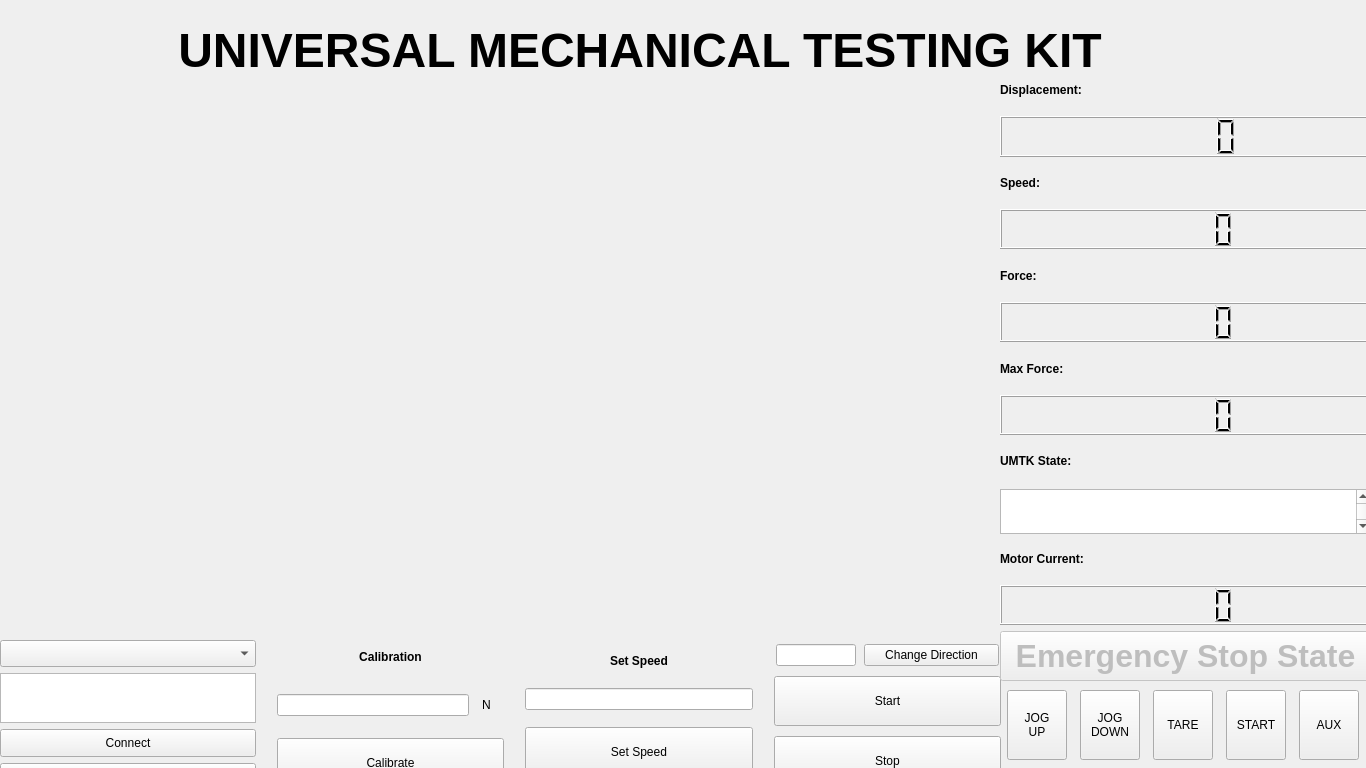
<?xml version="1.0" encoding="UTF-8"?>
<ui version="4.0">
 <class>MainWindow</class>
 <widget class="QMainWindow" name="MainWindow">
  <property name="geometry">
   <rect>
    <x>0</x>
    <y>0</y>
    <width>1366</width>
    <height>768</height>
   </rect>
  </property>
  <property name="windowTitle">
   <string>MainWindow</string>
  </property>
  <widget class="QWidget" name="centralwidget">
   <widget class="QWidget" name="horizontalLayoutWidget">
    <property name="geometry">
     <rect>
      <x>0</x>
      <y>640</y>
      <width>1001</width>
      <height>150</height>
     </rect>
    </property>
    <layout class="QHBoxLayout" name="horizontalLayout">
     <item>
      <layout class="QVBoxLayout" name="verticalLayout_7">
       <item>
        <widget class="QComboBox" name="portsDropdown">
         <property name="maximumSize">
          <size>
           <width>16777215</width>
           <height>50</height>
          </size>
         </property>
        </widget>
       </item>
       <item>
        <widget class="QTextBrowser" name="textBrowser">
         <property name="sizePolicy">
          <sizepolicy hsizetype="Fixed" vsizetype="Expanding">
           <horstretch>0</horstretch>
           <verstretch>0</verstretch>
          </sizepolicy>
         </property>
         <property name="maximumSize">
          <size>
           <width>330</width>
           <height>50</height>
          </size>
         </property>
         <property name="inputMethodHints">
          <set>Qt::InputMethodHint::ImhUppercaseOnly</set>
         </property>
        </widget>
       </item>
       <item>
        <widget class="QPushButton" name="connectPort_but">
         <property name="maximumSize">
          <size>
           <width>16777215</width>
           <height>50</height>
          </size>
         </property>
         <property name="text">
          <string>Connect</string>
         </property>
        </widget>
       </item>
       <item>
        <widget class="QPushButton" name="disconnectPort_but">
         <property name="maximumSize">
          <size>
           <width>16777215</width>
           <height>50</height>
          </size>
         </property>
         <property name="text">
          <string>Disconnect</string>
         </property>
        </widget>
       </item>
      </layout>
     </item>
     <item>
      <spacer name="horizontalSpacer_5">
       <property name="orientation">
        <enum>Qt::Orientation::Horizontal</enum>
       </property>
       <property name="sizeType">
        <enum>QSizePolicy::Policy::Fixed</enum>
       </property>
       <property name="sizeHint" stdset="0">
        <size>
         <width>15</width>
         <height>20</height>
        </size>
       </property>
      </spacer>
     </item>
     <item>
      <layout class="QVBoxLayout" name="verticalLayout">
       <item>
        <widget class="QLabel" name="calibration">
         <property name="maximumSize">
          <size>
           <width>16777215</width>
           <height>30</height>
          </size>
         </property>
         <property name="font">
          <font>
           <bold>true</bold>
          </font>
         </property>
         <property name="text">
          <string>&lt;html&gt;&lt;head/&gt;&lt;body&gt;&lt;p&gt;Calibration&lt;/p&gt;&lt;/body&gt;&lt;/html&gt;</string>
         </property>
         <property name="alignment">
          <set>Qt::AlignmentFlag::AlignCenter</set>
         </property>
        </widget>
       </item>
       <item>
        <layout class="QHBoxLayout" name="horizontalLayout_2">
         <property name="spacing">
          <number>0</number>
         </property>
         <property name="sizeConstraint">
          <enum>QLayout::SizeConstraint::SetMinAndMaxSize</enum>
         </property>
         <property name="bottomMargin">
          <number>0</number>
         </property>
         <item>
          <widget class="QLineEdit" name="calibration_inLine">
           <property name="sizePolicy">
            <sizepolicy hsizetype="Maximum" vsizetype="Fixed">
             <horstretch>0</horstretch>
             <verstretch>0</verstretch>
            </sizepolicy>
           </property>
           <property name="maximumSize">
            <size>
             <width>320</width>
             <height>16777215</height>
            </size>
           </property>
           <property name="inputMask">
            <string/>
           </property>
           <property name="text">
            <string/>
           </property>
          </widget>
         </item>
         <item>
          <widget class="QLabel" name="newtons">
           <property name="maximumSize">
            <size>
             <width>35</width>
             <height>50</height>
            </size>
           </property>
           <property name="text">
            <string>N</string>
           </property>
           <property name="alignment">
            <set>Qt::AlignmentFlag::AlignCenter</set>
           </property>
          </widget>
         </item>
        </layout>
       </item>
       <item>
        <widget class="QPushButton" name="calibration_but">
         <property name="maximumSize">
          <size>
           <width>16777215</width>
           <height>50</height>
          </size>
         </property>
         <property name="text">
          <string>Calibrate</string>
         </property>
        </widget>
       </item>
      </layout>
     </item>
     <item>
      <spacer name="horizontalSpacer_6">
       <property name="orientation">
        <enum>Qt::Orientation::Horizontal</enum>
       </property>
       <property name="sizeType">
        <enum>QSizePolicy::Policy::Fixed</enum>
       </property>
       <property name="sizeHint" stdset="0">
        <size>
         <width>15</width>
         <height>20</height>
        </size>
       </property>
      </spacer>
     </item>
     <item>
      <layout class="QVBoxLayout" name="verticalLayout_5">
       <property name="sizeConstraint">
        <enum>QLayout::SizeConstraint::SetMaximumSize</enum>
       </property>
       <item>
        <widget class="QLabel" name="label">
         <property name="maximumSize">
          <size>
           <width>16777215</width>
           <height>20</height>
          </size>
         </property>
         <property name="font">
          <font>
           <bold>true</bold>
          </font>
         </property>
         <property name="text">
          <string>&lt;html&gt;&lt;head/&gt;&lt;body&gt;&lt;p&gt;Set Speed&lt;/p&gt;&lt;/body&gt;&lt;/html&gt;</string>
         </property>
         <property name="alignment">
          <set>Qt::AlignmentFlag::AlignCenter</set>
         </property>
        </widget>
       </item>
       <item>
        <layout class="QHBoxLayout" name="horizontalLayout_4">
         <property name="spacing">
          <number>0</number>
         </property>
         <property name="sizeConstraint">
          <enum>QLayout::SizeConstraint::SetMinAndMaxSize</enum>
         </property>
         <property name="bottomMargin">
          <number>0</number>
         </property>
         <item>
          <widget class="QLineEdit" name="setSpeed_inLine">
           <property name="sizePolicy">
            <sizepolicy hsizetype="Maximum" vsizetype="Fixed">
             <horstretch>0</horstretch>
             <verstretch>0</verstretch>
            </sizepolicy>
           </property>
           <property name="maximumSize">
            <size>
             <width>329</width>
             <height>16777215</height>
            </size>
           </property>
          </widget>
         </item>
        </layout>
       </item>
       <item>
        <widget class="QPushButton" name="setSpeed_but">
         <property name="maximumSize">
          <size>
           <width>16777215</width>
           <height>50</height>
          </size>
         </property>
         <property name="text">
          <string>Set Speed</string>
         </property>
        </widget>
       </item>
      </layout>
     </item>
     <item>
      <spacer name="horizontalSpacer_3">
       <property name="orientation">
        <enum>Qt::Orientation::Horizontal</enum>
       </property>
       <property name="sizeType">
        <enum>QSizePolicy::Policy::Fixed</enum>
       </property>
       <property name="sizeHint" stdset="0">
        <size>
         <width>15</width>
         <height>20</height>
        </size>
       </property>
      </spacer>
     </item>
     <item>
      <layout class="QVBoxLayout" name="verticalLayout_6">
       <item>
        <layout class="QHBoxLayout" name="horizontalLayout_3">
         <item>
          <widget class="QLineEdit" name="changeDirection_inLine">
           <property name="sizePolicy">
            <sizepolicy hsizetype="Maximum" vsizetype="Fixed">
             <horstretch>0</horstretch>
             <verstretch>0</verstretch>
            </sizepolicy>
           </property>
           <property name="maximumSize">
            <size>
             <width>80</width>
             <height>16777215</height>
            </size>
           </property>
          </widget>
         </item>
         <item>
          <widget class="QPushButton" name="changeDirection_but">
           <property name="maximumSize">
            <size>
             <width>135</width>
             <height>16777215</height>
            </size>
           </property>
           <property name="text">
            <string>Change Direction</string>
           </property>
          </widget>
         </item>
        </layout>
       </item>
       <item>
        <widget class="QPushButton" name="start_but_2">
         <property name="maximumSize">
          <size>
           <width>16777215</width>
           <height>50</height>
          </size>
         </property>
         <property name="text">
          <string>Start</string>
         </property>
        </widget>
       </item>
       <item>
        <widget class="QPushButton" name="stop_but">
         <property name="maximumSize">
          <size>
           <width>16777215</width>
           <height>50</height>
          </size>
         </property>
         <property name="text">
          <string>Stop</string>
         </property>
        </widget>
       </item>
      </layout>
     </item>
    </layout>
   </widget>
   <widget class="QWidget" name="graphDisplay" native="true">
    <property name="geometry">
     <rect>
      <x>-20</x>
      <y>90</y>
      <width>1041</width>
      <height>551</height>
     </rect>
    </property>
   </widget>
   <widget class="QWidget" name="verticalLayoutWidget_2">
    <property name="geometry">
     <rect>
      <x>1000</x>
      <y>70</y>
      <width>371</width>
      <height>611</height>
     </rect>
    </property>
    <layout class="QVBoxLayout" name="display">
     <item>
      <widget class="QLabel" name="displacement">
       <property name="font">
        <font>
         <bold>true</bold>
        </font>
       </property>
       <property name="text">
        <string>Displacement:</string>
       </property>
      </widget>
     </item>
     <item>
      <widget class="QLCDNumber" name="displacementLCD"/>
     </item>
     <item>
      <widget class="QLabel" name="speed">
       <property name="font">
        <font>
         <bold>true</bold>
        </font>
       </property>
       <property name="text">
        <string>Speed:</string>
       </property>
      </widget>
     </item>
     <item>
      <widget class="QLCDNumber" name="speedLCD"/>
     </item>
     <item>
      <widget class="QLabel" name="force">
       <property name="font">
        <font>
         <bold>true</bold>
        </font>
       </property>
       <property name="text">
        <string>Force:</string>
       </property>
      </widget>
     </item>
     <item>
      <widget class="QLCDNumber" name="forceLCD"/>
     </item>
     <item>
      <widget class="QLabel" name="maxForce">
       <property name="font">
        <font>
         <bold>true</bold>
        </font>
       </property>
       <property name="toolTip">
        <string/>
       </property>
       <property name="text">
        <string>Max Force:</string>
       </property>
      </widget>
     </item>
     <item>
      <widget class="QLCDNumber" name="maxForceLCD"/>
     </item>
     <item>
      <widget class="QLabel" name="umtkSate">
       <property name="font">
        <font>
         <bold>true</bold>
        </font>
       </property>
       <property name="text">
        <string>UMTK State:</string>
       </property>
      </widget>
     </item>
     <item>
      <widget class="QTextBrowser" name="textBrowser_2">
       <property name="minimumSize">
        <size>
         <width>0</width>
         <height>45</height>
        </size>
       </property>
       <property name="maximumSize">
        <size>
         <width>16777215</width>
         <height>40</height>
        </size>
       </property>
       <property name="font">
        <font>
         <pointsize>24</pointsize>
         <bold>true</bold>
        </font>
       </property>
       <property name="inputMethodHints">
        <set>Qt::InputMethodHint::ImhUppercaseOnly</set>
       </property>
       <property name="html">
        <string>&lt;!DOCTYPE HTML PUBLIC &quot;-//W3C//DTD HTML 4.0//EN&quot; &quot;http://www.w3.org/TR/REC-html40/strict.dtd&quot;&gt;
&lt;html&gt;&lt;head&gt;&lt;meta name=&quot;qrichtext&quot; content=&quot;1&quot; /&gt;&lt;meta charset=&quot;utf-8&quot; /&gt;&lt;style type=&quot;text/css&quot;&gt;
p, li { white-space: pre-wrap; }
hr { height: 1px; border-width: 0; }
li.unchecked::marker { content: &quot;\2610&quot;; }
li.checked::marker { content: &quot;\2612&quot;; }
&lt;/style&gt;&lt;/head&gt;&lt;body style=&quot; font-family:'Cantarell'; font-size:24pt; font-weight:700; font-style:normal;&quot;&gt;
&lt;p align=&quot;center&quot; style=&quot;-qt-paragraph-type:empty; margin-top:0px; margin-bottom:0px; margin-left:0px; margin-right:0px; -qt-block-indent:0; text-indent:0px; font-family:'.AppleSystemUIFont'; font-weight:600;&quot;&gt;&lt;br /&gt;&lt;/p&gt;&lt;/body&gt;&lt;/html&gt;</string>
       </property>
      </widget>
     </item>
     <item>
      <widget class="QLabel" name="motorCurrent_label">
       <property name="maximumSize">
        <size>
         <width>16777215</width>
         <height>70</height>
        </size>
       </property>
       <property name="font">
        <font>
         <bold>true</bold>
        </font>
       </property>
       <property name="text">
        <string>Motor Current:</string>
       </property>
      </widget>
     </item>
     <item>
      <widget class="QLCDNumber" name="motorCurrent_display"/>
     </item>
     <item>
      <widget class="QPushButton" name="eStop_display">
       <property name="enabled">
        <bool>false</bool>
       </property>
       <property name="minimumSize">
        <size>
         <width>0</width>
         <height>50</height>
        </size>
       </property>
       <property name="maximumSize">
        <size>
         <width>16777215</width>
         <height>150</height>
        </size>
       </property>
       <property name="font">
        <font>
         <pointsize>24</pointsize>
         <bold>true</bold>
        </font>
       </property>
       <property name="text">
        <string>Emergency Stop State</string>
       </property>
      </widget>
     </item>
    </layout>
   </widget>
   <widget class="QWidget" name="horizontalLayoutWidget_3">
    <property name="geometry">
     <rect>
      <x>1000</x>
      <y>680</y>
      <width>371</width>
      <height>91</height>
     </rect>
    </property>
    <layout class="QHBoxLayout" name="buttonStatus">
     <item>
      <widget class="QPushButton" name="up_but">
       <property name="enabled">
        <bool>true</bool>
       </property>
       <property name="maximumSize">
        <size>
         <width>60</width>
         <height>70</height>
        </size>
       </property>
       <property name="font">
        <font>
         <pointsize>9</pointsize>
        </font>
       </property>
       <property name="mouseTracking">
        <bool>false</bool>
       </property>
       <property name="inputMethodHints">
        <set>Qt::InputMethodHint::ImhNone</set>
       </property>
       <property name="text">
        <string>JOG 
UP</string>
       </property>
      </widget>
     </item>
     <item>
      <widget class="QPushButton" name="down_but">
       <property name="maximumSize">
        <size>
         <width>60</width>
         <height>70</height>
        </size>
       </property>
       <property name="font">
        <font>
         <pointsize>9</pointsize>
        </font>
       </property>
       <property name="text">
        <string>JOG 
DOWN</string>
       </property>
      </widget>
     </item>
     <item>
      <widget class="QPushButton" name="tare_but">
       <property name="maximumSize">
        <size>
         <width>60</width>
         <height>70</height>
        </size>
       </property>
       <property name="font">
        <font>
         <pointsize>9</pointsize>
        </font>
       </property>
       <property name="text">
        <string>TARE</string>
       </property>
      </widget>
     </item>
     <item>
      <widget class="QPushButton" name="start_but">
       <property name="maximumSize">
        <size>
         <width>60</width>
         <height>70</height>
        </size>
       </property>
       <property name="font">
        <font>
         <pointsize>9</pointsize>
        </font>
       </property>
       <property name="text">
        <string>START</string>
       </property>
      </widget>
     </item>
     <item>
      <widget class="QPushButton" name="aux_but">
       <property name="maximumSize">
        <size>
         <width>60</width>
         <height>70</height>
        </size>
       </property>
       <property name="font">
        <font>
         <pointsize>9</pointsize>
        </font>
       </property>
       <property name="text">
        <string>AUX</string>
       </property>
      </widget>
     </item>
    </layout>
   </widget>
   <widget class="QWidget" name="horizontalLayoutWidget_4">
    <property name="geometry">
     <rect>
      <x>0</x>
      <y>0</y>
      <width>1361</width>
      <height>102</height>
     </rect>
    </property>
    <layout class="QHBoxLayout" name="horizontalLayout_5">
     <item>
      <spacer name="horizontalSpacer_2">
       <property name="orientation">
        <enum>Qt::Orientation::Horizontal</enum>
       </property>
       <property name="sizeHint" stdset="0">
        <size>
         <width>40</width>
         <height>20</height>
        </size>
       </property>
      </spacer>
     </item>
     <item>
      <widget class="QLabel" name="bannerName">
       <property name="sizePolicy">
        <sizepolicy hsizetype="Fixed" vsizetype="Fixed">
         <horstretch>0</horstretch>
         <verstretch>0</verstretch>
        </sizepolicy>
       </property>
       <property name="font">
        <font>
         <pointsize>36</pointsize>
         <bold>true</bold>
        </font>
       </property>
       <property name="layoutDirection">
        <enum>Qt::LayoutDirection::LeftToRight</enum>
       </property>
       <property name="autoFillBackground">
        <bool>false</bool>
       </property>
       <property name="styleSheet">
        <string notr="true"/>
       </property>
       <property name="text">
        <string>&lt;html&gt;&lt;head/&gt;&lt;body&gt;&lt;p&gt;UNIVERSAL MECHANICAL TESTING KIT&lt;/p&gt;&lt;/body&gt;&lt;/html&gt;</string>
       </property>
       <property name="alignment">
        <set>Qt::AlignmentFlag::AlignCenter</set>
       </property>
      </widget>
     </item>
     <item>
      <spacer name="horizontalSpacer">
       <property name="orientation">
        <enum>Qt::Orientation::Horizontal</enum>
       </property>
       <property name="sizeHint" stdset="0">
        <size>
         <width>40</width>
         <height>20</height>
        </size>
       </property>
      </spacer>
     </item>
     <item>
      <widget class="QLabel" name="cat_2">
       <property name="enabled">
        <bool>true</bool>
       </property>
       <property name="sizePolicy">
        <sizepolicy hsizetype="Fixed" vsizetype="Fixed">
         <horstretch>0</horstretch>
         <verstretch>0</verstretch>
        </sizepolicy>
       </property>
       <property name="minimumSize">
        <size>
         <width>70</width>
         <height>70</height>
        </size>
       </property>
       <property name="maximumSize">
        <size>
         <width>100</width>
         <height>100</height>
        </size>
       </property>
       <property name="layoutDirection">
        <enum>Qt::LayoutDirection::RightToLeft</enum>
       </property>
       <property name="text">
        <string/>
       </property>
       <property name="pixmap">
        <pixmap>img/cat_1k.png</pixmap>
       </property>
       <property name="scaledContents">
        <bool>true</bool>
       </property>
       <property name="alignment">
        <set>Qt::AlignmentFlag::AlignCenter</set>
       </property>
      </widget>
     </item>
     <item>
      <spacer name="horizontalSpacer_4">
       <property name="orientation">
        <enum>Qt::Orientation::Horizontal</enum>
       </property>
       <property name="sizeType">
        <enum>QSizePolicy::Policy::Preferred</enum>
       </property>
       <property name="sizeHint" stdset="0">
        <size>
         <width>5</width>
         <height>10</height>
        </size>
       </property>
      </spacer>
     </item>
    </layout>
   </widget>
  </widget>
 </widget>
 <resources/>
 <connections/>
</ui>
